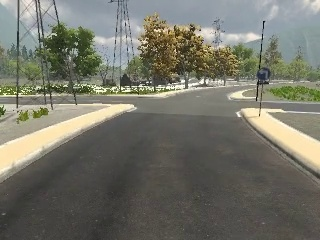
#> input picture main_ws/src/team613/src/sign_detection_faceboxes/9046aa7a-fbc8-11e9-8751-b88a60629481.jpg, 320 x 240 px
$ python -i depth_processor.py   (imports and definitions only)
#> lines starting #> are read from the running program, lines starting #| are printed output that depends on the picture; after the words box and inside, x2 and y2 are one past the last pixel; in counts of white or black regions, pixels touching at a corner belong together
#!/usr/bin/env python
import cv2
import numpy as np
import rospy


class DepthProcessor:

    def __init__(self, debug_stream=None):
        self.MAX_UINT8 = 255
        self.debug_stream = debug_stream

        # Initialize debug stream
        if self.debug_stream:
            self.debug_stream.create_stream('depth_processing', 'debug/depth_processing')

    def ground(self, gray_img, x, y, n, T1, T2):
        if gray_img[y][x] > T1 or gray_img[y][x] < T2:
            return 0
        if int(gray_img[y][x]) - int(gray_img[y + n][x]) >= 1:
            for i in range(n):
                if int(gray_img[y + i][x]) - int(gray_img[y + i + 1][x]) < 0:
                    return gray_img[y][x]
            return 0
        else:
            return gray_img[y][x]

    def resize_np(self, img_np, percent):
        h, w = img_np.shape
        w = int(w * percent)
        h = int(h * percent)
        resized_img = cv2.resize(img_np, (w, h))
        return resized_img

    def pre_processing_depth_img(self, img_np, n=2, T1=200, T2=10, min_width=10, min_height=10):

        # Resize
        gray_img = self.resize_np(img_np, 0.125)
        # cv2.imshow('src', gray_img)
        # cv2.waitKey(1)

        # CLOSE
        kernel_close = np.ones((3, 3))
        gray_img = cv2.morphologyEx(gray_img, cv2.MORPH_CLOSE, kernel_close)

        # DILATE
        kernel_dilate = np.ones((3, 3))
        gray_img = cv2.dilate(gray_img, kernel_dilate)
        # print(np.max(gray_img))
        # cv2.imshow('depth', gray_img)
        # cv2.waitKey()

        height, width = gray_img.shape
        # print(height, width)

        # remove floor and wall far away...
        gray_img[gray_img > T1] = 0
        gray_img[gray_img < T2] = 0
        gray_img[height-n:, :] = 0

        for x in range(width):
            for y in range(height - n):
                gray_img[y][x] = self.ground(gray_img, x, y, n, T1, T2)

        # cv2.imshow('after remove floor', gray_img)

        # CLOSE
        kernel_close = np.ones((3, 3), np.uint8)
        gray_img = cv2.morphologyEx(gray_img, cv2.MORPH_CLOSE, kernel_close)
        # cv2.imshow('removed_ground_CLOSE', gray_img)

        # resize
        gray_img = self.resize_np(gray_img, 8)
        # cv2.imshow('preprocessed', gray_img)

        h, w = gray_img.shape[:2]
        gray_img[0:h//4, :] = 0
        gray_img[gray_img > 0] = 255

        if self.debug_stream:
            self.debug_stream.update_image('depth_processing', gray_img)

        return gray_img


>>> import cv2
>>> picture = cv2.imread('../sign_detection_faceboxes/9046aa7a-fbc8-11e9-8751-b88a60629481.jpg', cv2.IMREAD_GRAYSCALE)
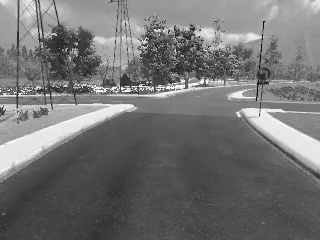
#> picture: shape (240, 320); min 4, max 255, mean 114.7
>>> result = DepthProcessor().pre_processing_depth_img(picture)
#> in resize_np, `resized_img = cv2.resize(img_np, (w, h))`:
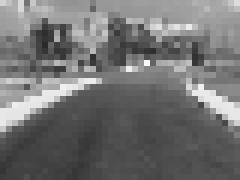
#> resized_img: shape (30, 40) (shown 6 times larger); min 42, max 248, mean 114
#> in pre_processing_depth_img, `gray_img[gray_img > T1] = 0`: gray_img: shape (30, 40); min 0, max 200, mean 102.7
#> in pre_processing_depth_img, `gray_img[height-n:, :] = 0`:
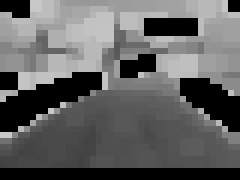
#> gray_img: shape (30, 40) (shown 6 times larger); min 0, max 200, mean 97.5
#> after the loop in pre_processing_depth_img, `for x in range(width):`:
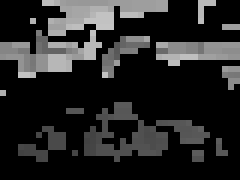
#> gray_img: shape (30, 40) (shown 6 times larger); min 0, max 196, mean 38.4
#> in pre_processing_depth_img, `kernel_close = np.ones((3, 3), np.uint8)`: kernel_close = [[1, 1, 1], [1, 1, 1], [1, 1, 1]]
#> call 2 of resize_np, with percent = 8
#> in resize_np (call 2), `resized_img = cv2.resize(img_np, (w, h))`:
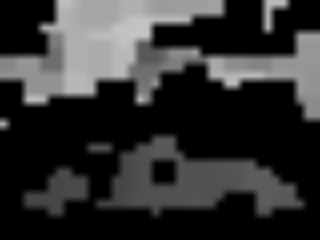
#> resized_img: shape (240, 320); min 0, max 196, mean 48.5
#> in pre_processing_depth_img, `gray_img[0:h//4, :] = 0`:
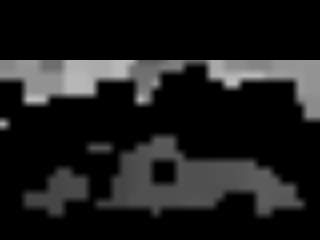
#> gray_img: shape (240, 320); 15.54% of pixels changed, all inside (x1, y1, x2, y2) = (0, 0, 320, 60)
#> in pre_processing_depth_img, `gray_img[gray_img > 0] = 255`:
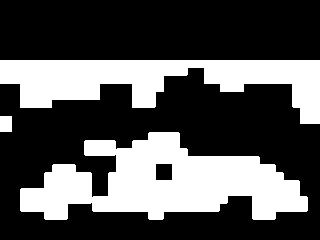
#> gray_img: shape (240, 320); 32.7% white; 3 white regions, box (x1, y1, x2, y2) and area: (20, 132, 308, 220) 14367, (0, 60, 320, 124) 10589, (0, 116, 12, 132) 192
